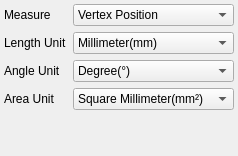
<?xml version="1.0" encoding="UTF-8"?>
<ui version="4.0">
 <class>Mayo::WidgetMeasure</class>
 <widget class="QWidget" name="Mayo::WidgetMeasure">
  <property name="geometry">
   <rect>
    <x>0</x>
    <y>0</y>
    <width>229</width>
    <height>156</height>
   </rect>
  </property>
  <property name="windowTitle">
   <string>Form</string>
  </property>
  <layout class="QGridLayout" name="layout_Main">
   <property name="leftMargin">
    <number>4</number>
   </property>
   <property name="topMargin">
    <number>4</number>
   </property>
   <property name="rightMargin">
    <number>4</number>
   </property>
   <property name="bottomMargin">
    <number>4</number>
   </property>
   <item row="3" column="0">
    <widget class="QLabel" name="label_AreaUnit">
     <property name="text">
      <string>Area Unit</string>
     </property>
    </widget>
   </item>
   <item row="1" column="0">
    <widget class="QLabel" name="label_LengthUnit">
     <property name="text">
      <string>Length Unit</string>
     </property>
    </widget>
   </item>
   <item row="0" column="0">
    <widget class="QLabel" name="label_MeasureType">
     <property name="text">
      <string>Measure</string>
     </property>
    </widget>
   </item>
   <item row="2" column="0">
    <widget class="QLabel" name="label_AngleUnit">
     <property name="text">
      <string>Angle Unit</string>
     </property>
    </widget>
   </item>
   <item row="1" column="1">
    <widget class="QComboBox" name="combo_LengthUnit">
     <item>
      <property name="text">
       <string>Millimeter(mm)</string>
      </property>
     </item>
     <item>
      <property name="text">
       <string>Centimeter(cm)</string>
      </property>
     </item>
     <item>
      <property name="text">
       <string>Meter(m)</string>
      </property>
     </item>
     <item>
      <property name="text">
       <string>Inch(in)</string>
      </property>
     </item>
     <item>
      <property name="text">
       <string>Foot(ft)</string>
      </property>
     </item>
     <item>
      <property name="text">
       <string>Yard(yd)</string>
      </property>
     </item>
    </widget>
   </item>
   <item row="2" column="1">
    <widget class="QComboBox" name="combo_AngleUnit">
     <item>
      <property name="text">
       <string>Degree(°)</string>
      </property>
     </item>
     <item>
      <property name="text">
       <string>Radian(rad)</string>
      </property>
     </item>
    </widget>
   </item>
   <item row="0" column="1">
    <widget class="QComboBox" name="combo_MeasureType">
     <item>
      <property name="text">
       <string>Vertex Position</string>
      </property>
     </item>
     <item>
      <property name="text">
       <string>Circle Center</string>
      </property>
     </item>
     <item>
      <property name="text">
       <string>Circle Diameter</string>
      </property>
     </item>
     <item>
      <property name="text">
       <string>Min Distance</string>
      </property>
     </item>
     <item>
      <property name="text">
       <string>Length</string>
      </property>
     </item>
     <item>
      <property name="text">
       <string>Angle</string>
      </property>
     </item>
     <item>
      <property name="text">
       <string>Surface Area</string>
      </property>
     </item>
    </widget>
   </item>
   <item row="3" column="1">
    <widget class="QComboBox" name="combo_AreaUnit">
     <item>
      <property name="text">
       <string>Square Millimeter(mm²)</string>
      </property>
     </item>
     <item>
      <property name="text">
       <string>Square Centimeter(cm²)</string>
      </property>
     </item>
     <item>
      <property name="text">
       <string>Square Meter(m²)</string>
      </property>
     </item>
     <item>
      <property name="text">
       <string>Square Inch(in²)</string>
      </property>
     </item>
     <item>
      <property name="text">
       <string>Square Foot(ft²)</string>
      </property>
     </item>
     <item>
      <property name="text">
       <string>Square Yard(yd²)</string>
      </property>
     </item>
    </widget>
   </item>
   <item row="4" column="0" colspan="2">
    <widget class="QWidget" name="widget_Message" native="true">
     <layout class="QVBoxLayout" name="layout_Message">
      <property name="leftMargin">
       <number>0</number>
      </property>
      <property name="topMargin">
       <number>0</number>
      </property>
      <property name="rightMargin">
       <number>0</number>
      </property>
      <property name="bottomMargin">
       <number>0</number>
      </property>
      <item>
       <widget class="QWidget" name="widget_Void" native="true"/>
      </item>
     </layout>
    </widget>
   </item>
  </layout>
 </widget>
 <resources/>
 <connections/>
</ui>
